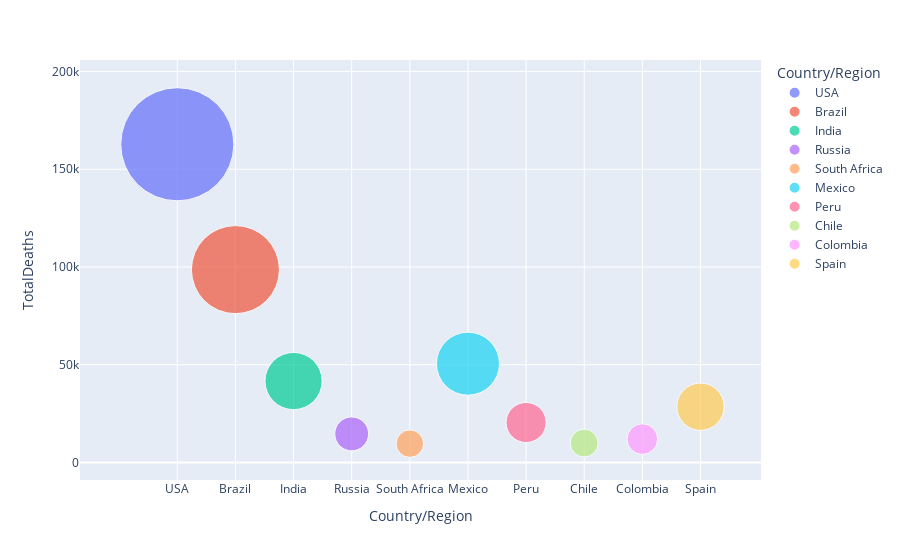

The cell this chart's notebook holds for it:
### Code cell
px.scatter(dataset1.head(10), x='Country/Region', y= 'TotalDeaths',
		hover_data=['Country/Region', 'Continent'],
		color='Country/Region', size= 'TotalDeaths', size_max=80)

### Figure 1 — Plotly figure (JSON) as saved in the notebook; plotly's stock layout.template omitted (floating-point values rounded to 4 significant figures)
{"data": [{"customdata": [["North America"]], "hovertemplate": "Country/Region=%{x}<br>TotalDeaths=%{marker.size}<br>Continent=%{customdata[0]}<extra></extra>", "legendgroup": "USA", "marker": {"color": "#636efa", "size": [162804], "sizemode": "area", "sizeref": 25.44, "symbol": "circle"}, "mode": "markers", "name": "USA", "orientation": "v", "showlegend": true, "type": "scatter", "x": ["USA"], "xaxis": "x", "y": [162804], "yaxis": "y"}, {"customdata": [["South America"]], "hovertemplate": "Country/Region=%{x}<br>TotalDeaths=%{marker.size}<br>Continent=%{customdata[0]}<extra></extra>", "legendgroup": "Brazil", "marker": {"color": "#EF553B", "size": [98644], "sizemode": "area", "sizeref": 25.44, "symbol": "circle"}, "mode": "markers", "name": "Brazil", "orientation": "v", "showlegend": true, "type": "scatter", "x": ["Brazil"], "xaxis": "x", "y": [98644], "yaxis": "y"}, {"customdata": [["Asia"]], "hovertemplate": "Country/Region=%{x}<br>TotalDeaths=%{marker.size}<br>Continent=%{customdata[0]}<extra></extra>", "legendgroup": "India", "marker": {"color": "#00cc96", "size": [41638], "sizemode": "area", "sizeref": 25.44, "symbol": "circle"}, "mode": "markers", "name": "India", "orientation": "v", "showlegend": true, "type": "scatter", "x": ["India"], "xaxis": "x", "y": [41638], "yaxis": "y"}, {"customdata": [["Europe"]], "hovertemplate": "Country/Region=%{x}<br>TotalDeaths=%{marker.size}<br>Continent=%{customdata[0]}<extra></extra>", "legendgroup": "Russia", "marker": {"color": "#ab63fa", "size": [14606], "sizemode": "area", "sizeref": 25.44, "symbol": "circle"}, "mode": "markers", "name": "Russia", "orientation": "v", "showlegend": true, "type": "scatter", "x": ["Russia"], "xaxis": "x", "y": [14606], "yaxis": "y"}, {"customdata": [["Africa"]], "hovertemplate": "Country/Region=%{x}<br>TotalDeaths=%{marker.size}<br>Continent=%{customdata[0]}<extra></extra>", "legendgroup": "South Africa", "marker": {"color": "#FFA15A", "size": [9604], "sizemode": "area", "sizeref": 25.44, "symbol": "circle"}, "mode": "markers", "name": "South Africa", "orientation": "v", "showlegend": true, "type": "scatter", "x": ["South Africa"], "xaxis": "x", "y": [9604], "yaxis": "y"}, {"customdata": [["North America"]], "hovertemplate": "Country/Region=%{x}<br>TotalDeaths=%{marker.size}<br>Continent=%{customdata[0]}<extra></extra>", "legendgroup": "Mexico", "marker": {"color": "#19d3f3", "size": [50517], "sizemode": "area", "sizeref": 25.44, "symbol": "circle"}, "mode": "markers", "name": "Mexico", "orientation": "v", "showlegend": true, "type": "scatter", "x": ["Mexico"], "xaxis": "x", "y": [50517], "yaxis": "y"}, {"customdata": [["South America"]], "hovertemplate": "Country/Region=%{x}<br>TotalDeaths=%{marker.size}<br>Continent=%{customdata[0]}<extra></extra>", "legendgroup": "Peru", "marker": {"color": "#FF6692", "size": [20424], "sizemode": "area", "sizeref": 25.44, "symbol": "circle"}, "mode": "markers", "name": "Peru", "orientation": "v", "showlegend": true, "type": "scatter", "x": ["Peru"], "xaxis": "x", "y": [20424], "yaxis": "y"}, {"customdata": [["South America"]], "hovertemplate": "Country/Region=%{x}<br>TotalDeaths=%{marker.size}<br>Continent=%{customdata[0]}<extra></extra>", "legendgroup": "Chile", "marker": {"color": "#B6E880", "size": [9889], "sizemode": "area", "sizeref": 25.44, "symbol": "circle"}, "mode": "markers", "name": "Chile", "orientation": "v", "showlegend": true, "type": "scatter", "x": ["Chile"], "xaxis": "x", "y": [9889], "yaxis": "y"}, {"customdata": [["South America"]], "hovertemplate": "Country/Region=%{x}<br>TotalDeaths=%{marker.size}<br>Continent=%{customdata[0]}<extra></extra>", "legendgroup": "Colombia", "marker": {"color": "#FF97FF", "size": [11939], "sizemode": "area", "sizeref": 25.44, "symbol": "circle"}, "mode": "markers", "name": "Colombia", "orientation": "v", "showlegend": true, "type": "scatter", "x": ["Colombia"], "xaxis": "x", "y": [11939], "yaxis": "y"}, {"customdata": [["Europe"]], "hovertemplate": "Country/Region=%{x}<br>TotalDeaths=%{marker.size}<br>Continent=%{customdata[0]}<extra></extra>", "legendgroup": "Spain", "marker": {"color": "#FECB52", "size": [28500], "sizemode": "area", "sizeref": 25.44, "symbol": "circle"}, "mode": "markers", "name": "Spain", "orientation": "v", "showlegend": true, "type": "scatter", "x": ["Spain"], "xaxis": "x", "y": [28500], "yaxis": "y"}], "layout": {"legend": {"itemsizing": "constant", "title": {"text": "Country/Region"}, "tracegroupgap": 0}, "margin": {"t": 60}, "xaxis": {"anchor": "y", "categoryarray": ["USA", "Brazil", "India", "Russia", "South Africa", "Mexico", "Peru", "Chile", "Colombia", "Spain"], "categoryorder": "array", "domain": [0, 1], "title": {"text": "Country/Region"}}, "yaxis": {"anchor": "x", "domain": [0, 1], "title": {"text": "TotalDeaths"}}}}
